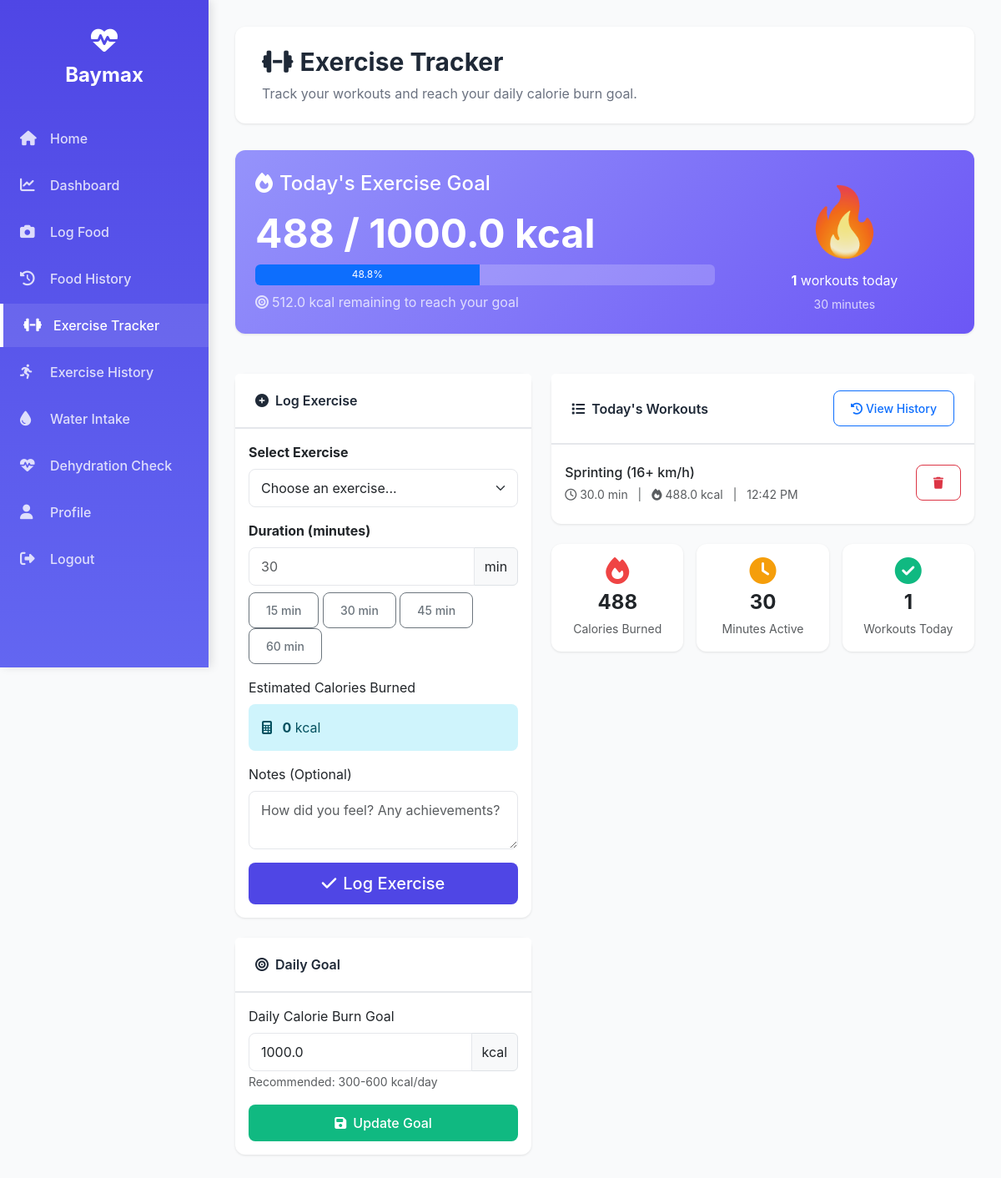
Page /exercise (signed in) on the committed database.
### app.py (models this page shows)
class ExerciseGoal(db.Model):
    id = db.Column(db.Integer, primary_key=True)
    user_id = db.Column(db.Integer, db.ForeignKey('user.id'), unique=True)
    daily_calorie_goal = db.Column(db.Float, default=500)
    created_at = db.Column(db.DateTime, default=datetime.utcnow)
    updated_at = db.Column(db.DateTime, default=datetime.utcnow, onupdate=datetime.utcnow)

class ExerciseLog(db.Model):
    id = db.Column(db.Integer, primary_key=True)
    user_id = db.Column(db.Integer, db.ForeignKey('user.id'))
    exercise_name = db.Column(db.String(200))
    duration_minutes = db.Column(db.Float)
    calories_burned = db.Column(db.Float)
    met_value = db.Column(db.Float)
    date = db.Column(db.DateTime, default=datetime.utcnow)
    notes = db.Column(db.String(500), nullable=True)

### app.py (the view)
@app.route('/exercise')
@login_required
def exercise():
    goal = ExerciseGoal.query.filter_by(user_id=current_user.id).first()
    if not goal:
        goal = ExerciseGoal(user_id=current_user.id, daily_calorie_goal=500)
        db.session.add(goal)
        db.session.commit()
    stats = get_daily_exercise_stats(current_user.id)
    progress_percentage = 0
    if goal.daily_calorie_goal > 0:
        progress_percentage = min(100, round((stats['total_calories'] / goal.daily_calorie_goal) * 100, 1))
    remaining_calories = max(0, goal.daily_calorie_goal - stats['total_calories'])
    exercises_by_category = {}
    for key, ex in EXERCISE_DB.items():
        category = ex['category']
        if category not in exercises_by_category:
            exercises_by_category[category] = []
        exercises_by_category[category].append({
            'key': key,
            'name': ex['name'],
            'met': ex['met'],
            'icon': ex['icon']
        })
    return render_template('exercise.html',
                         goal=goal,
                         stats=stats,
                         progress_percentage=progress_percentage,
                         remaining_calories=remaining_calories,
                         exercises_by_category=exercises_by_category)

### app.py (called while the page is built)
@login_manager.user_loader
def load_user(user_id):
    return User.query.get(int(user_id))

def get_daily_exercise_stats(user_id):
    today_start = datetime.utcnow().replace(hour=0, minute=0, second=0, microsecond=0)
    today_exercises = ExerciseLog.query.filter(
        ExerciseLog.user_id == user_id,
        ExerciseLog.date >= today_start
    ).all()
    total_calories = sum(ex.calories_burned or 0 for ex in today_exercises)
    total_duration = sum(ex.duration_minutes or 0 for ex in today_exercises)
    return {
        'total_calories': round(total_calories),
        'total_duration': round(total_duration),
        'exercise_count': len(today_exercises),
        'exercises': today_exercises
    }

### templates/exercise.html (shortened to what this page needs)
{% extends "base.html" %}
{% block content %}
<div class="content-header">
    <h1><i class="fas fa-dumbbell me-2"></i>Exercise Tracker</h1>
    <p>Track your workouts and reach your daily calorie burn goal.</p>
</div>
<div class="row mb-4">
    <div class="col-12">
        <div class="card" style="background: linear-gradient(135deg, #9593fb 0%, #6c57f5 100%); color: white; border: none;">
            <div class="card-body p-4">
                <div class="row align-items-center">
                    <div class="col-md-8">
                        <h4 class="mb-3"><i class="fas fa-fire me-2"></i>Today's Exercise Goal</h4>
                        <h2 class="mb-2 display-5 fw-bold">{{ stats.total_calories }} / {{ goal.daily_calorie_goal }} kcal</h2>
                        <div class="progress" style="height: 25px; background: rgba(255,255,255,0.2);">
                            <div class="progress-bar progress-bar-exercise {% if progress_percentage >= 100 %}goal-reached{% endif %}"
                                style="width: {{ progress_percentage }}%;"
                                role="progressbar"
                                aria-valuenow="{{ progress_percentage }}"
                                aria-valuemin="0"
                                aria-valuemax="100">
                                {{ progress_percentage }}%
                            </div>
                        </div>
                        <p class="mt-2 mb-0 opacity-75">
                            {% if remaining_calories > 0 %}
                                <i class="fas fa-bullseye me-1"></i>{{ remaining_calories }} kcal remaining to reach your goal
                            {% else %}
                                <i class="fas fa-trophy me-1"></i>Congratulations! You've reached your goal! 🎉
                            {% endif %}
                        </p>
                    </div>
                    <div class="col-md-4 text-center">
                        <div style="font-size: 5rem; opacity: 0.9;">
                            {% if progress_percentage < 30 %}
                                💪
                            {% elif progress_percentage < 70 %}
                                🔥
                            {% elif progress_percentage < 100 %}
                                ⚡
                            {% else %}
                                🏆
                            {% endif %}
                        </div>
                        <p class="mb-1"><strong>{{ stats.exercise_count }}</strong> workouts today</p>
                        <small class="opacity-75">{{ stats.total_duration }} minutes</small>
                    </div>
                </div>
            </div>
        </div>
    </div>
</div>
<div class="row g-4">
    <div class="col-lg-5">
        <div class="card">
            <div class="card-header">
                <i class="fas fa-plus-circle me-2"></i>Log Exercise
            </div>
            <div class="card-body">
                <form method="post" action="{{ url_for('log_exercise') }}" id="exerciseForm">
                    <div class="mb-3">
                        <label class="form-label fw-bold">Select Exercise</label>
                        <select name="exercise_key" class="form-select" id="exerciseSelect" required>
                            <option value="">Choose an exercise...</option>
                        </select>
                    </div>
                    <div class="mb-3">
                        <label class="form-label fw-bold">Duration (minutes)</label>
                        <div class="input-group">
                            <input type="number" name="duration" class="form-control" id="durationInput"
                                   min="1" step="1" placeholder="30" required>
                            <span class="input-group-text">min</span>
                        </div>
                        <div class="mt-2">
                            <button type="button" class="btn btn-sm btn-outline-secondary" onclick="setDuration(15)">15 min</button>
                            <button type="button" class="btn btn-sm btn-outline-secondary" onclick="setDuration(30)">30 min</button>
                            <button type="button" class="btn btn-sm btn-outline-secondary" onclick="setDuration(45)">45 min</button>
                            <button type="button" class="btn btn-sm btn-outline-secondary" onclick="setDuration(60)">60 min</button>
                        </div>
                    </div>
                    <div class="mb-3">
                        <label class="form-label">Estimated Calories Burned</label>
                        <div class="alert alert-info" id="calorieEstimate">
                            <i class="fas fa-calculator me-2"></i>
                            <strong id="estimatedCalories">0</strong> kcal
                        </div>
                    </div>
                    <div class="mb-3">
                        <label class="form-label">Notes (Optional)</label>
                        <textarea name="notes" class="form-control" rows="2"
                                  placeholder="How did you feel? Any achievements?"></textarea>
                    </div>
                    <button type="submit" class="btn btn-primary w-100 btn-lg">
                        <i class="fas fa-check me-2"></i>Log Exercise
                    </button>
                </form>
            </div>
        </div>
        <div class="card mt-4">
            <div class="card-header">
                <i class="fas fa-bullseye me-2"></i>Daily Goal
            </div>
            <div class="card-body">
                <form method="post" action="{{ url_for('update_exercise_goal') }}">
                    <div class="mb-3">
                        <label class="form-label">Daily Calorie Burn Goal</label>
                        <div class="input-group">
                            <input type="number" name="daily_goal" class="form-control"
                                   value="{{ goal.daily_calorie_goal }}" min="100" step="50" required>
                            <span class="input-group-text">kcal</span>
                        </div>
                        <small class="text-muted">Recommended: 300-600 kcal/day</small>
                    </div>
                    <button type="submit" class="btn btn-success w-100">
                        <i class="fas fa-save me-2"></i>Update Goal
                    </button>
                </form>
            </div>
        </div>
    </div>
    <div class="col-lg-7">
        <div class="card mb-4">
            <div class="card-header d-flex justify-content-between align-items-center">
                <span><i class="fas fa-list me-2"></i>Today's Workouts</span>
                <a href="{{ url_for('exercise_history') }}" class="btn btn-sm btn-outline-primary">
                    <i class="fas fa-history me-1"></i>View History
                </a>
            </div>
            <div class="card-body">
                {% if stats.exercises %}
                    <div class="list-group list-group-flush">
                        {% for ex in stats.exercises %}
                        <div class="list-group-item px-0">
                            <div class="d-flex justify-content-between align-items-start">
                                <div class="flex-grow-1">
                                    <h6 class="mb-1">{{ ex.exercise_name }}</h6>
                                    <small class="text-muted">
                                        <i class="far fa-clock me-1"></i>{{ ex.duration_minutes }} min
                                        <span class="mx-2">|</span>
                                        <i class="fas fa-fire me-1"></i>{{ ex.calories_burned }} kcal
                                        <span class="mx-2">|</span>
                                        {{ ex.date.strftime('%I:%M %p') }}
                                    </small>
                                </div>
                                <form method="post" action="{{ url_for('delete_exercise', log_id=ex.id) }}"
                                      style="display: inline;"
                                      onsubmit="return confirm('Delete this exercise log?');">
                                    <button type="submit" class="btn btn-sm btn-outline-danger">
                                        <i class="fas fa-trash"></i>
                                    </button>
                                </form>
                            </div>
                        </div>
                        {% endfor %}
                    </div>
                {% else %}
                    <div class="text-center py-5">
                        <i class="fas fa-dumbbell fa-4x text-muted mb-3"></i>
                        <h5 class="text-muted">No workouts logged today</h5>
                        <p class="text-muted">Start by logging your first exercise!</p>
                    </div>
                {% endif %}
            </div>
        </div>
        <div class="row g-3">
            <div class="col-md-4">
                <div class="card text-center">
                    <div class="card-body">
                        <i class="fas fa-fire fa-2x mb-2" style="color: #EF4444;"></i>
                        <h4 class="mb-1 fw-bold">{{ stats.total_calories }}</h4>
                        <small class="text-muted">Calories Burned</small>
                    </div>
                </div>
            </div>
            <div class="col-md-4">
                <div class="card text-center">
                    <div class="card-body">
                        <i class="fas fa-clock fa-2x mb-2" style="color: #F59E0B;"></i>
                        <h4 class="mb-1 fw-bold">{{ stats.total_duration }}</h4>
                        <small class="text-muted">Minutes Active</small>
                    </div>
                </div>
            </div>
            <div class="col-md-4">
                <div class="card text-center">
                    <div class="card-body">
                        <i class="fas fa-check-circle fa-2x mb-2" style="color: #10B981;"></i>
                        <h4 class="mb-1 fw-bold">{{ stats.exercise_count }}</h4>
                        <small class="text-muted">Workouts Today</small>
                    </div>
                </div>
            </div>
        </div>
    </div>
</div>
{% endblock %}

### templates/base.html (style rules this page uses)
:root { --sidebar-width: 250px; --primary-color: #4F46E5; --secondary-color: #10B981; --danger-color: #EF4444; --bg-light: #F9FAFB; --text-dark: #1F2937; --border-color: #E5E7EB; }
body { font-family: 'Inter', -apple-system, BlinkMacSystemFont, sans-serif; background-color: var(--bg-light); min-height: 100vh; margin: 0; padding: 0; }
.content-header { background: white; padding: 1.5rem 2rem; border-radius: 12px; margin-bottom: 2rem; box-shadow: 0 1px 3px rgba(0,0,0,0.1); }
.content-header h1 { margin: 0; color: var(--text-dark); font-size: 1.875rem; font-weight: 700; }
.content-header p { margin: 0.5rem 0 0 0; color: #6B7280; }
.card { border: none; border-radius: 12px; box-shadow: 0 1px 3px rgba(0,0,0,0.1); margin-bottom: 1.5rem; transition: transform 0.2s, box-shadow 0.2s; }
.card-header { background: white; border-bottom: 2px solid var(--border-color); padding: 1.25rem 1.5rem; font-weight: 600; color: var(--text-dark); }
.btn { border-radius: 8px; padding: 0.625rem 1.25rem; font-weight: 500; transition: all 0.2s; }
.btn-primary { background: var(--primary-color); border: none; }
.btn-success { background: var(--secondary-color); border: none; }
.form-control, .form-select { border-radius: 8px; border: 1px solid var(--border-color); padding: 0.625rem 0.875rem; }
.alert { border-radius: 8px; border: none; }

### rows in the picture
ExerciseGoal: daily_calorie_goal "1000.0", daily_goal "1000.0"
ExerciseLog: exercise_name "Sprinting (16+ km/h)", duration_minutes "30.0", calories_burned "488.0", date "12:42 PM"

### other values in the picture
{{ stats.total_calories }} "488"
{{ progress_percentage }} "48.8"
{{ remaining_calories }} "512.0"
{{ stats.exercise_count }} "1"
{{ stats.total_duration }} "30"
